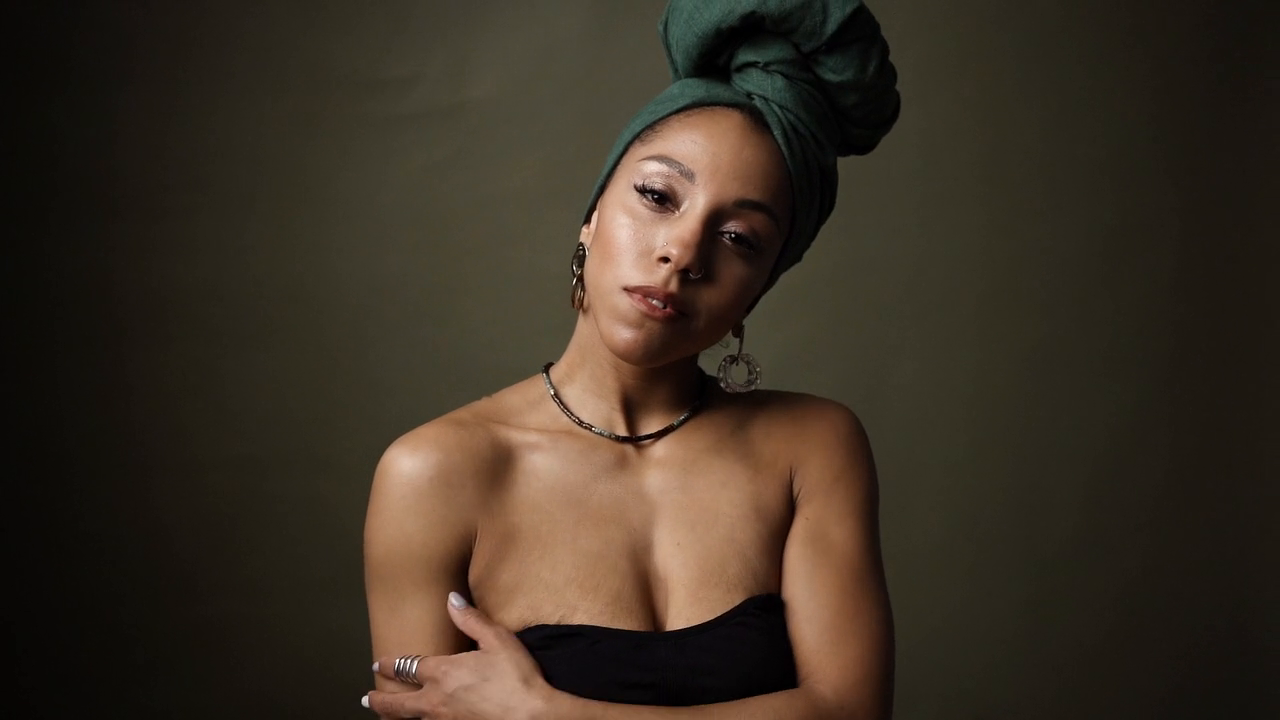
#> input picture frame 51 of computer_vision/mediapipe/facemesh.mp4, 1280 x 720 px, given in place of people.mp4, which was not available
$ jupyter execute video_io.ipynb
#> lines starting #> are read from the running program, lines starting #| are printed output that depends on the picture; after the words box and inside, x2 and y2 are one past the last pixel; in counts of white or black regions, pixels touching at a corner belong together; pictures that were not available may be replaced by others from this repository, and a replacement may not be noted
[cell 1]
import cv2
import numpy as np
import matplotlib.pyplot as plt

[cell 2]
# Load the video file
cap = cv2.VideoCapture('people.mp4')

# Check if the video opened successfully
if not cap.isOpened():
    print("Error: Could not open video.")
    exit()

# Desired output resolution
target_width = 960
target_height = 540

while cap.isOpened():
    ret, frame = cap.read()
#> frame is the input picture: shape (720, 1280, 3); mean B, G, R 35.9, 48, 58.7

    if not ret:
        print("No more frames or error reading the video.")
        break

    # Resize the frame to 1080p
    frame_resized = cv2.resize(frame, (target_width, target_height))

    # Show the resized video frame
    cv2.imshow('1080p Video', frame_resized)

    # Press 'q' to quit playback
    if cv2.waitKey(1) == ord('q'):
#> (key q is pressed here)
        break

# Release resources
cap.release()
cv2.destroyAllWindows()

[cell 3]
import cv2

def filter(image):
    # Convert to grayscale
    img_gray = cv2.cvtColor(image, cv2.COLOR_BGR2GRAY)
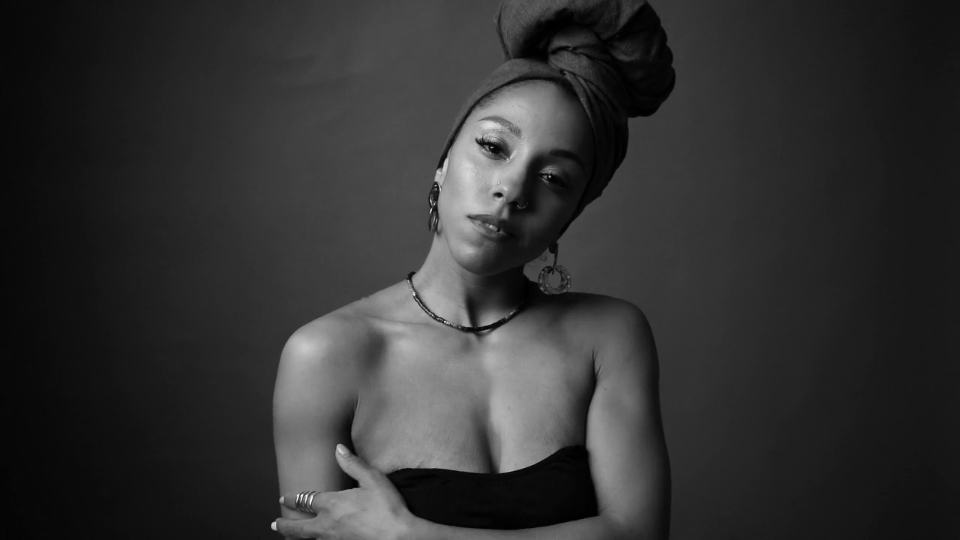
#> img_gray: shape (540, 960); min 0, max 249, mean 49.8

    # Apply Gaussian Blur
    img_blur = cv2.GaussianBlur(img_gray, (5, 5), 0)

    # Detect edges
    C_edges = cv2.Canny(img_blur, 10, 70)
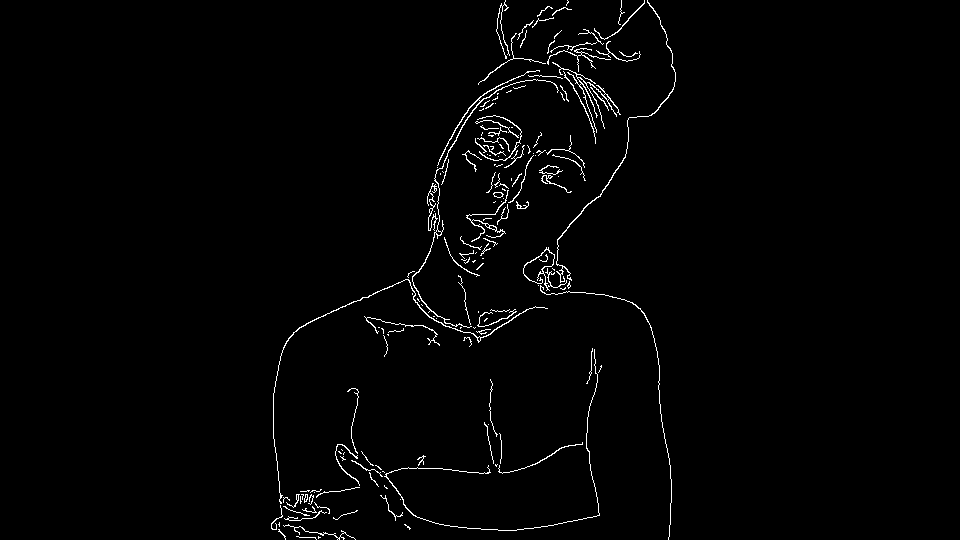
#> C_edges: shape (540, 960); 1.5% white in thin lines or dots, all inside (x1, y1, x2, y2) = (271, 0, 676, 540)

    # Invert thresholded edges to create a sketch effect
    _, mask = cv2.threshold(C_edges, 70, 255, cv2.THRESH_BINARY_INV)

    return mask

# Open the video file
cap = cv2.VideoCapture('people.mp4')

# Target resolution
target_width = 960
target_height = 540

while cap.isOpened():
    ret, frame = cap.read()
    if not ret:
        break

    # Resize the frame
    frame_resized = cv2.resize(frame, (target_width, target_height))

    # Apply filter and display
    cv2.imshow('Filtered Video (960x540)', filter(frame_resized))

    # Exit on Enter key (ASCII 13)
    if cv2.waitKey(1) == 13:
#> (key q is pressed here)
        break

cap.release()
cv2.destroyAllWindows()

$ run again, starting later in the video
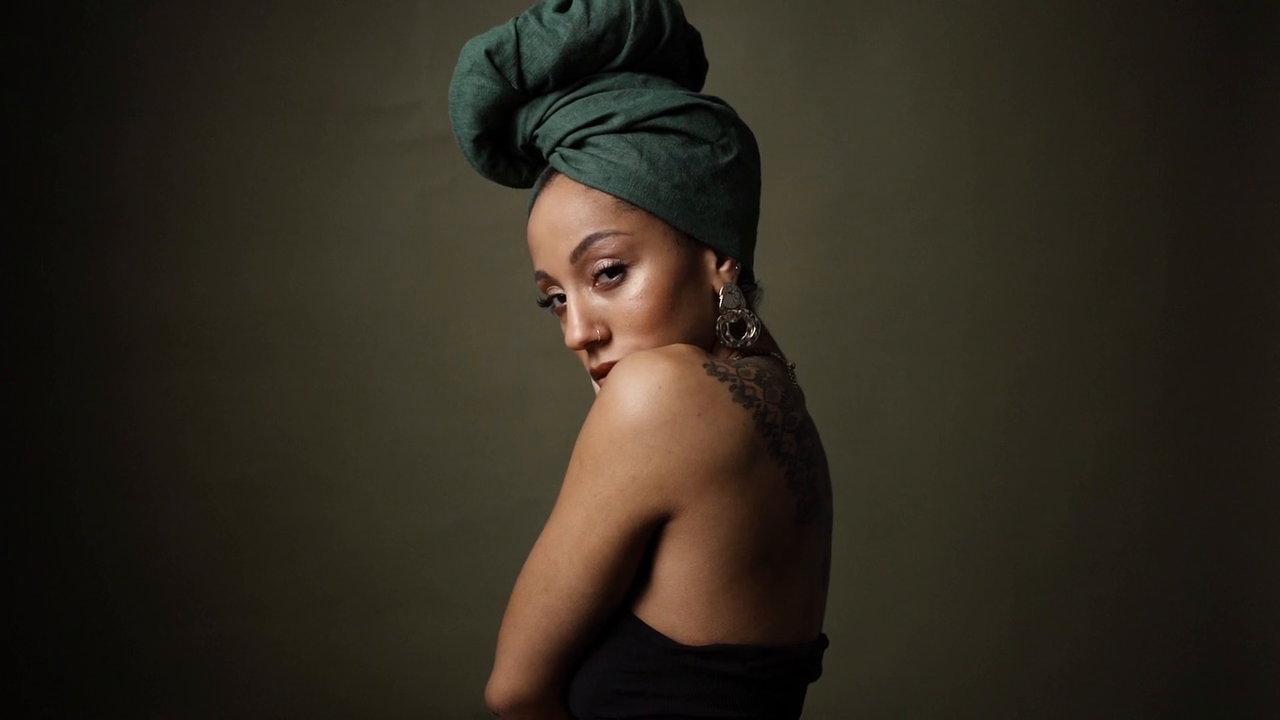
#> input picture frame 233 of computer_vision/mediapipe/facemesh.mp4, 1280 x 720 px, given in place of people.mp4, which was not available
#> frame is the input picture: shape (720, 1280, 3); mean B, G, R 30.4, 40.8, 47.3
#> in filter, `img_gray = cv2.cvtColor(image, cv2.COLOR_BGR2GRAY)`:
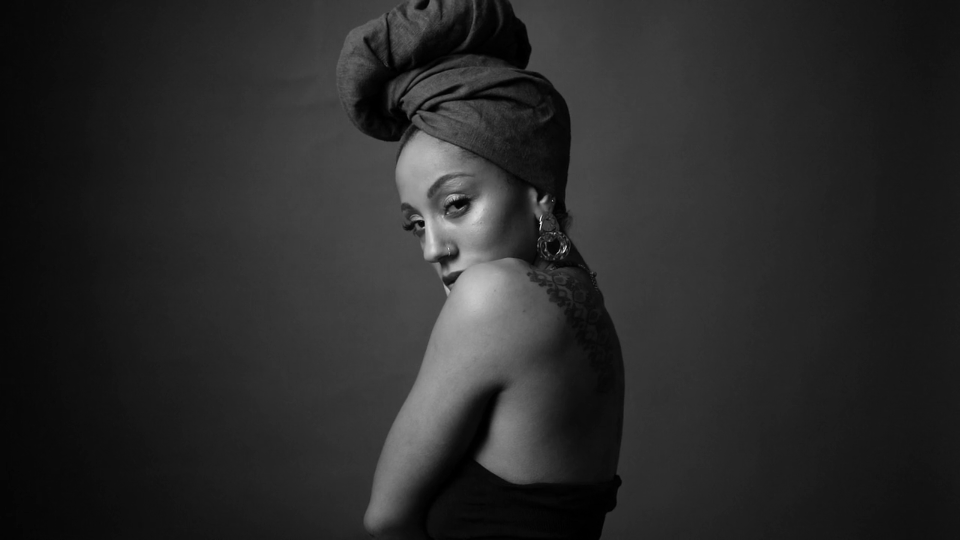
#> img_gray: shape (540, 960); min 0, max 239, mean 41.6
#> in filter, `C_edges = cv2.Canny(img_blur, 10, 70)`:
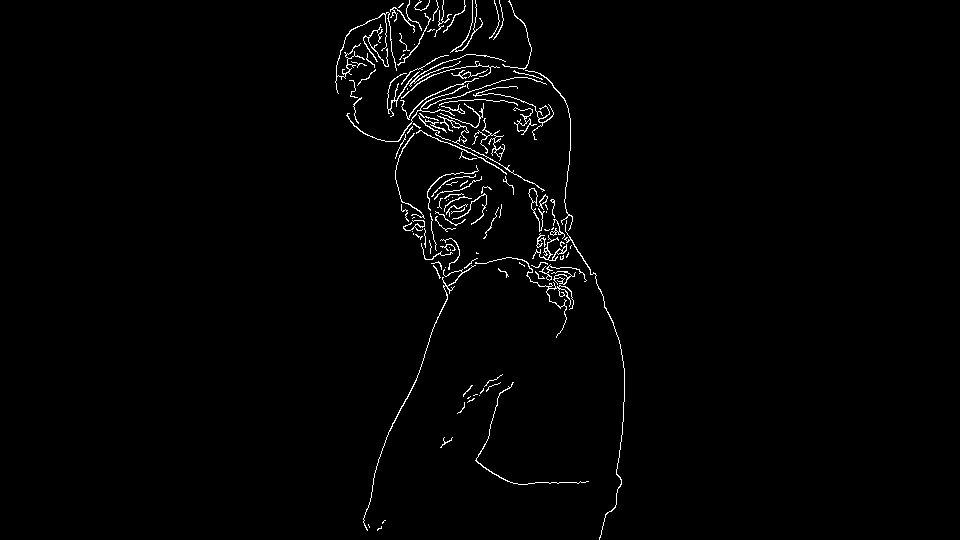
#> C_edges: shape (540, 960); 1.5% white in thin lines or dots, all inside (x1, y1, x2, y2) = (335, 0, 625, 540)

$ run again, starting later in the video
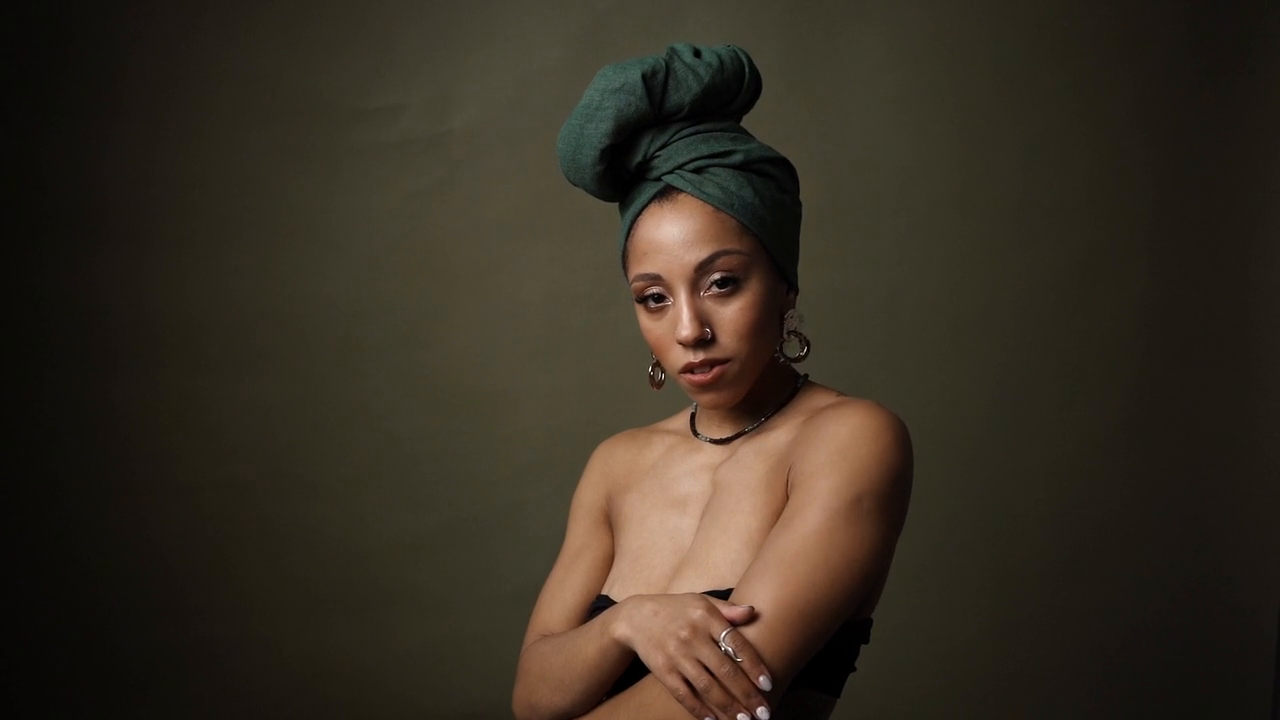
#> input picture frame 414 of computer_vision/mediapipe/facemesh.mp4, 1280 x 720 px, given in place of people.mp4, which was not available
#> frame is the input picture: shape (720, 1280, 3); mean B, G, R 34, 45.7, 53.8
#> in filter, `img_gray = cv2.cvtColor(image, cv2.COLOR_BGR2GRAY)`:
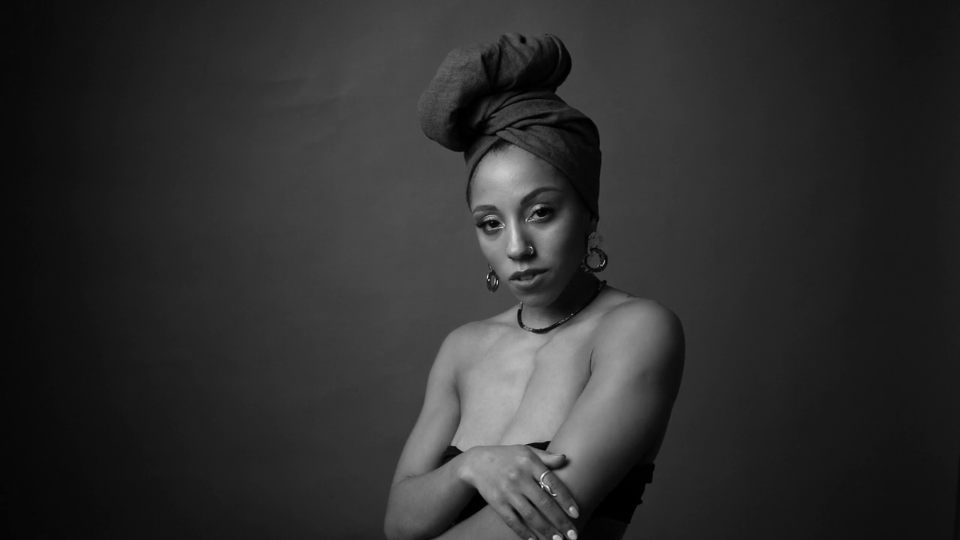
#> img_gray: shape (540, 960); min 0, max 248, mean 46.8
#> in filter, `C_edges = cv2.Canny(img_blur, 10, 70)`:
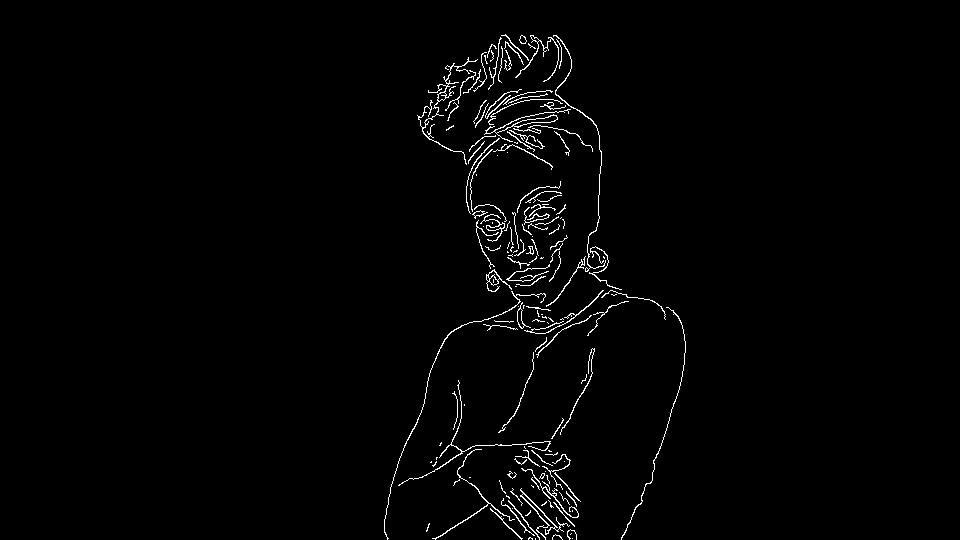
#> C_edges: shape (540, 960); 1.5% white in thin lines or dots, all inside (x1, y1, x2, y2) = (384, 34, 686, 540)
